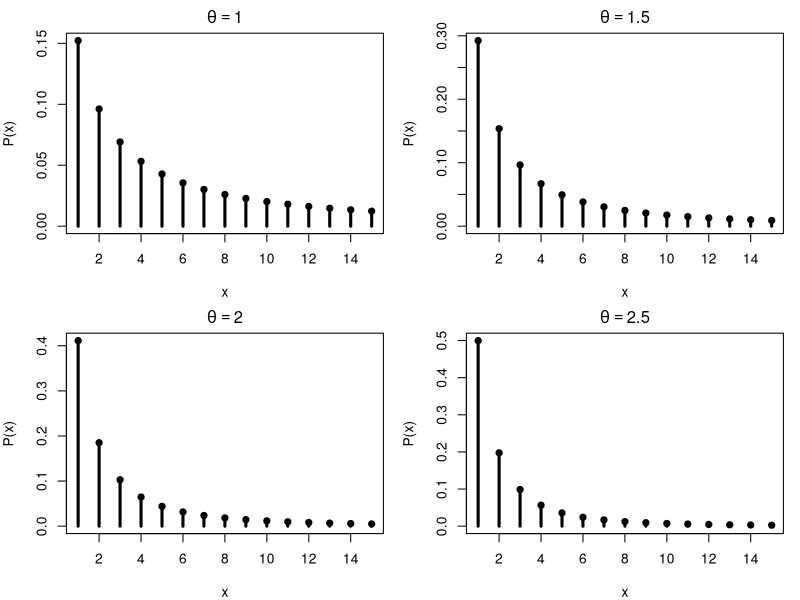
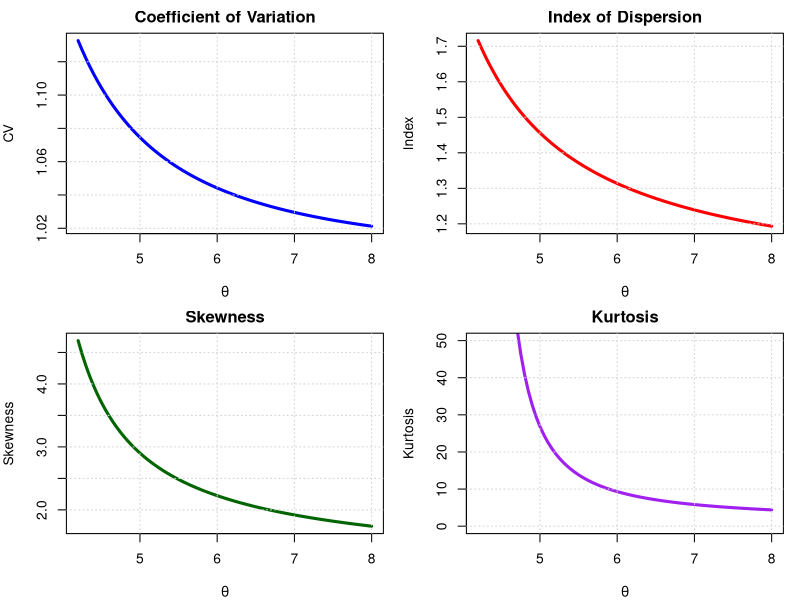

These charts were generated, in order, by the following R code:

rm(list = ls())
graphics.off()

par(mar=c(4,4,2,1))

p_geom_ishita <- function(x, theta) {
  
  out <- numeric(length(x))
  
  for (i in seq_along(x)) {
    xx <- x[i]
    s <- 0
    
    for (k in 0:(xx)) {
      s <- s + (-1)^k * choose(xx, k) *
        (theta / (theta + k + 1) + 2 / (theta + k + 1)^3)
    }
    
    out[i] <- (theta^3 / (theta^3 + 2)) * s
  }
  
  out
}


p_zt_geom_ishita <- function(x, theta) {
  
  p0 <- (theta^3 / (theta^3 + 2)) *
    (theta / (theta + 1) + 2 / (theta + 1)^3)
  
  p_geom_ishita(x, theta) / (1 - p0)
}

x <- 1:15
theta_vals <- c(1, 1.5, 2, 2.5)

par(mfrow = c(2,2))

for(theta in theta_vals){
  
  probs <- p_zt_geom_ishita(x, theta)
  
  plot(x, probs,
       type="h",
       lwd=3,
       xlab="x",
       ylab="P(x)",
       main = bquote(theta == .(theta)),
       ylim=c(0,max(probs)))
  
 points(x, probs, pch=19)
}

par(mfrow=c(1,1))


theta <- seq(4.2,8,by=0.05)

par(mfrow=c(2,2), mar=c(4,4,2,1))



mean_term <- (theta^3/(theta^3+2))*
  (theta/(theta-1) + 2/(theta-1)^3)

mu2 <- (2*theta^3/(theta^3+2))*
  (2/(theta-2)^3 + theta/(theta-2)) -
  (theta^6/(theta^3+2)^2)*
  (theta/(theta-1) + 2/(theta-1)^3)^2

variance <- mu2



CV <- sqrt(variance)/mean_term

plot(theta, CV,
     type="l",
     lwd=3,
     col="blue",
     xlab=expression(theta),
     ylab="CV",
     main="Coefficient of Variation")
grid()



ID <- variance/mean_term

plot(theta, ID,
     type="l",
     lwd=3,
     col="red",
     xlab=expression(theta),
     ylab="Index",
     main="Index of Dispersion")
grid()



mu3 <- (theta^3/(theta^3+2))*
  (
    6*(theta/(theta-3) + 2/(theta-3)^3)
    - 6*(theta/(theta-2) + 2/(theta-2)^3)
    + (theta/(theta-1) + 2/(theta-1)^3)
  )
-
  (4*theta^3/(theta^3+2))*
  (2/(theta-2)^3 + theta/(theta-2))
-
  (2*theta^6/(theta^3+2)^2)*
  (theta/(theta-1) + 2/(theta-1)^3)^3


skewness <- mu3/(mu2^(3/2))

plot(theta, skewness,
     type="l",
     lwd=3,
     col="darkgreen",
     xlab=expression(theta),
     ylab="Skewness",
     main="Skewness")
grid()



mu4 <- (theta^3/(theta^3+2))*
  (
    24*(theta/(theta-4) + 2/(theta-4)^3)
    - 36*(theta/(theta-3) + 2/(theta-3)^3)
    + 14*(theta/(theta-2) + 2/(theta-2)^3)
    - (theta/(theta-1) + 2/(theta-1)^3)
  )

- 4*(theta^3/(theta^3+2))*
  (
    6*(theta/(theta-3) + 2/(theta-3)^3)
    - 6*(theta/(theta-2) + 2/(theta-2)^3)
    + (theta/(theta-1) + 2/(theta-1)^3)
  )*mean_term

+ 6*((2*theta^3/(theta^3+2))*
       (2/(theta-2)^3 + theta/(theta-2)))^2

- 3*(theta^12/(theta^3+2)^4)*
  (theta/(theta-1) + 2/(theta-1)^3)^4


kurtosis <- mu4/(mu2^2)

plot(theta, kurtosis,
     type = "l",
     lwd = 3,
     col = "purple",
     xlab = expression(theta),
     ylab = "Kurtosis",
     main = "Kurtosis",
     ylim = c(0, 50))   

grid()
par(mfrow = c(1,1))
